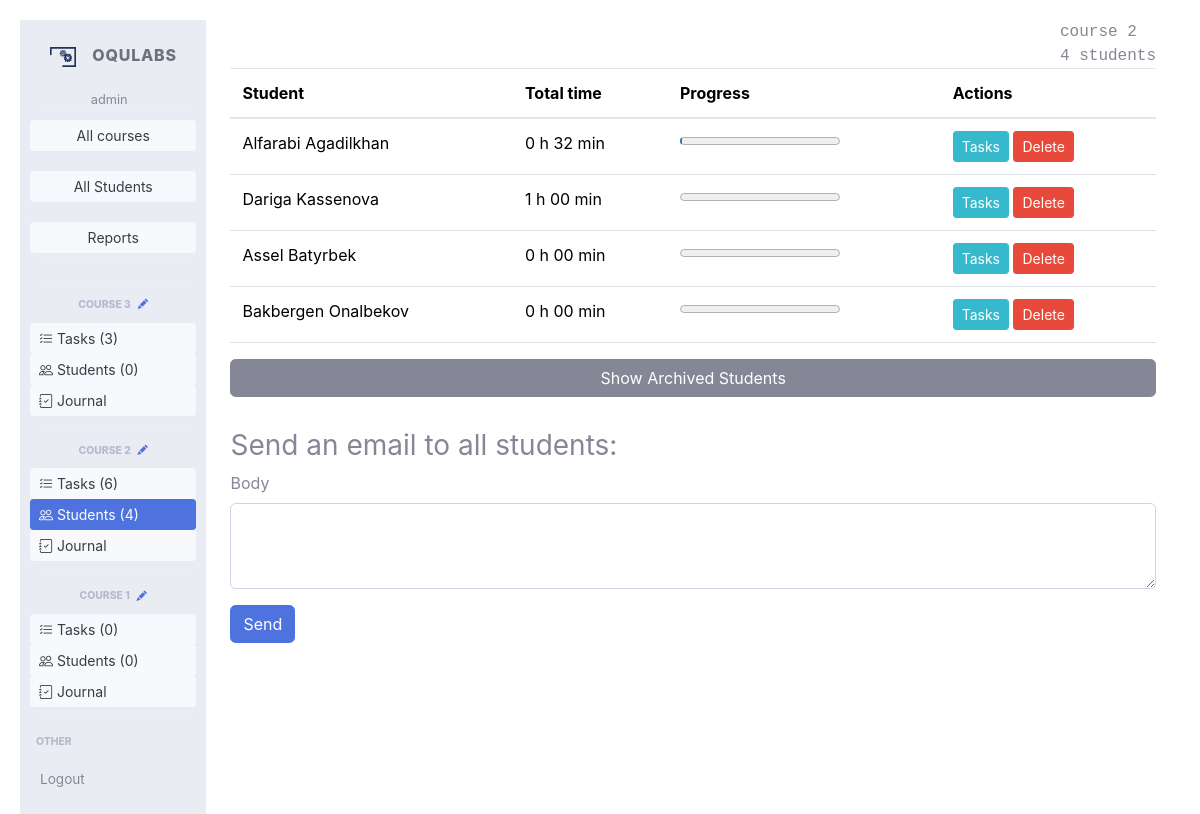
Page /courses_teacher/2 (signed in) on the committed database.
### app/models.py (models this page shows, shortened)
class Course(models.Model):
    teacher = models.ForeignKey('auth.User', on_delete=models.DO_NOTHING, null=True, blank=True)
    name = models.CharField(max_length=100)
    description = models.TextField(blank=True)
    max_screenshots_per_user = models.PositiveIntegerField(default=60*15)  # 15 hours, 180 MB
    screenshot_interval_minutes = models.PositiveIntegerField(default=1)
    enrollment_code = models.CharField(max_length=30, unique=True, blank=True, null=True)
    deleted = models.BooleanField(default=False)
    color = models.IntegerField(default=0)  # up to 359
    department = models.ForeignKey(Department, on_delete=models.DO_NOTHING, null=True, blank=True)
    def permissions(self, user: User, expire=60 * 5) -> Permission:
        now = datetime.now()
        key = f"{self.id}-{user.id}"
        if key in cached_permissions:
            permission, time = cached_permissions[f"{self.id}-{user.id}"]
            if (now - time).seconds < expire:
                return permission
    def tasks_number(self):
        return self.task_set.count()
    def enrolled_students(self):
        return self.enrollment_set.filter(deleted=False).count()
    class Meta:
        ordering = ['-id']

class Enrollment(models.Model):
    student = models.ForeignKey('auth.User', on_delete=models.CASCADE)
    course = models.ForeignKey(Course, on_delete=models.CASCADE)
    total_minutes = models.PositiveIntegerField(default=0)
    total_ban_minutes = models.PositiveIntegerField(default=0)
    folder_prefix = models.CharField(max_length=100, blank=True, null=True)
    deleted = models.BooleanField(default=False)
    def total_minutes_func(self, tasks=None):
        enrollment_tasks = EnrollmentTask.objects.filter(enrollment=self)
        if tasks is not None:
            enrollment_tasks = enrollment_tasks.filter(task__in=tasks)
        return enrollment_tasks.aggregate(
            total_minutes=Sum('minutes')
        )['total_minutes'] or 0
    def total_time(self):
        total_minutes = self.total_minutes_func()  # - self.total_ban_minutes
        return f"{total_minutes // 60} h {total_minutes % 60:02d} min"
    def progress_num(self):
        if self.total_minutes == 0:
            return 0
        worked_minutes = self.total_minutes - self.total_ban_minutes
        required_minutes = sum([task.minimum_minutes for task in self.course.task_set.all()])
        if required_minutes == 0:
            return 0
        progress = worked_minutes / required_minutes
        progress = max(0, min(1, progress)) * 100
        return int(progress)

class Task(models.Model):
    course = models.ForeignKey(Course, on_delete=models.CASCADE)
    name = models.CharField(max_length=100)
    text = models.TextField()
    minimum_minutes = models.PositiveIntegerField(default=0)
    order = models.PositiveIntegerField(default=0)
    allow_finish_earlier = models.BooleanField(default=False)  # TODO: add to UI
    require_attachments = models.BooleanField(default=False)  # TODO: add to UI
    task_type = models.ForeignKey(TaskType, on_delete=models.DO_NOTHING, null=True, blank=True)
    copy_of = models.ForeignKey('self', on_delete=models.CASCADE, null=True, blank=True)
    available_from = models.DateTimeField(blank=True, null=True)
    available_to = models.DateTimeField(blank=True, null=True)
    deleted = models.BooleanField(default=False)
    ai_screenshots_count = models.PositiveIntegerField(default=10)
    class Meta:
        ordering = ['order']

### app/courses_view.py (the view)
# urls.py: path('courses_teacher/<int:course_id>', courses_view.course_teacher_view, name='course_teacher_view'),
def course_teacher_view(request, course_id):
    if request.user.is_anonymous:
        return redirect('/login')
    if not request.user.is_staff:
        return redirect('/courses_student')
    course = Course.objects.get(id=course_id)
    if not course.permissions(user=request.user).read:
        return redirect("/")
    enrollments = Enrollment.objects.filter(course=course)
    return render(request, "enrollments_teacher.html", {
        'course': course,
        'enrollments': enrollments,
        'courses': Course.objects.filter(teacher=request.user).filter(deleted=False),
        'page': 'enrollments',
    })

### templates/enrollments_teacher.html (shortened to what this page needs)
{% extends "main.html" %}
{% block content %}
<div style="display: flex; flex-direction: column">
    <div class="top-right">
        <p>{{ course.name }} </p>
        <p>{{ course.enrolled_students }} students</p>
    </div>
    <table class="table table-hover">
        <thead>
        <tr>
            <th scope="col">Student</th>
            <th scope="col">Total time</th>
            <th scope="col">Progress</th>
            <th scope="col">Actions</th>
        </tr>
        </thead>
        {% for enrollment in enrollments %}
            {% if not enrollment.deleted %}
                <tr>
                    <td>{{ enrollment.student.first_name }} {{ enrollment.student.last_name }}</td>
                    <td>
                        {{ enrollment.total_time }}
                        <br>
                    </td>
                    <td>
                        <progress value="{{ enrollment.progress_num }}" max="100"></progress>
                    </td>
                    <td>
                        <a href="/enrollments/{{ enrollment.id }}" class="btn btn-sm btn-info">Tasks</a>
                        <button onclick="delete_enrollment({{ enrollment.id }}, '{{ enrollment.student.first_name }} {{ enrollment.student.last_name }}')"
                                class="btn btn-sm btn-danger">Delete</button>
                    </td>
                </tr>
            {% endif %}
        {% empty %}
            <div style="margin-top: 2em; background-color: whitesmoke; text-align: center; width: auto">
                No students enrolled to the course. Use this code to invite the student: {{ course.enrollment_code }}
            </div>
        {% endfor %}
    </table>
    <button class="btn btn-secondary" onclick="toggleArchivedStudents()">Show Archived Students</button>
    <div style="margin-top: 2em">
        <h3>Send an email to all students:</h3>
        <div class="form-group">
            <label for="email_body">Body</label>
            <textarea class="form-control" id="email_body" name="email_body" rows="3"></textarea>
        </div>
        <button type="button" class="btn btn-primary" onclick="send_emails();">Send</button>
    </div>
</div>
{% endblock %}

### templates/sidebar.html (shortened to what this page needs)
<ul class="navbar-nav bg-gray-200 sidebar sidebar-light accordion" id="accordionSidebar"
    style="overflow-x: hidden; height: 100vh">
    <a class="sidebar-brand d-flex align-items-center justify-content-center" href="/">
        <div class="sidebar-brand-icon">
            <img src="/static/casting.svg" style="max-height: 20px; margin-left: 1em">
        </div>
        <div class="sidebar-brand-text mx-3">OquLabs</div>
    </a>
    <div class="nav-item dropdown no-arrow" style="display: flex; flex-direction: column; width: 100%">
        <span class="mr-2 d-none d-lg-inline text-gray-600 small"
              style="text-align: center">{{ user.username }}</span>
    </div>
    <hr class="sidebar-divider my-0">
        <div style="
            display: flex;
            flex-direction: column;
            align-items: center;
            padding: 10px;
        ">
        <a class="btn btn-sm
        {% if page == "all_courses" %}
        btn-primary
        {% else %}
        btn-light
        {% endif %}
        "
           style="width: 100%"
           href="/courses_teacher">
            <span>All courses</span>
        </a>
        </div>
        <div style="
            display: flex;
            flex-direction: column;
            align-items: center;
            padding: 10px;
        ">
            <a class="btn btn-sm
            {% if page == 'all_students' %}
            btn-primary
            {% else %}
            btn-light
            {% endif %}
            "
            style="width: 100%"
            href="/all_students">
                <span>All Students</span>
            </a>
        </div>
        <div style="
            display: flex;
            flex-direction: column;
            align-items: center;
            padding: 10px;
        ">
        <a class="btn btn-sm
        {% if page == 'reports' %}
        btn-primary
        {% else %}
        btn-light
        {% endif %}
        "
           style="width: 100%"
           href="/reports">
            <span>Reports</span>
        </a>
        </div>
    <hr class="sidebar-divider">
    {% for course1 in courses %}
        <hr class="sidebar-divider">
        <div class="sidebar-heading" id="menu_{{ course1.id }}" style="text-align: center">
            {{ course1.name | slice:":25" }} <a href="/courses_teacher/edit/{{ course1.id }}"
               style="width: 100%">&nbsp;&nbsp;<i class="bi bi-pencil-fill"></i> </a>
        </div>
        <div style="display: flex; flex-direction: column; align-items: center; padding: 10px;">
            <a href="/courses_teacher/{{ course1.id }}/tasks" class="btn btn-sm
            {% if course1.id == course.id and page == 'tasks' %}
            btn-primary
            {% else %}
            btn-light
            {% endif %}
            "
               style="width: 100%; text-align: left"><i class="bi bi-list-check"></i> Tasks
                ({{ course1.tasks_number }})
            </a>
            <a href="/courses_teacher/{{ course1.id }}" class="btn btn-sm
            {% if course1.id == course.id and page == 'enrollments' %}
            btn-primary
            {% else %}
            btn-light
            {% endif %}
                "
               style="width: 100%; text-align: left"><i class="bi bi-people"></i> Students
                ({{ course1.enrolled_students }})</a>
            <a href="/courses_teacher/{{ course1.id }}/journal" class="btn btn-sm
            {% if course1.id == course.id and page == 'journal' %}
            btn-primary
            {% else %}
            btn-light
            {% endif %}
            "
               style="width: 100%; text-align: left"><i class="bi bi-journal-check"></i> Journal
            </a>
        </div>
    {% endfor %}
    <hr class="sidebar-divider">
    <div class="sidebar-heading">
        Other
    </div>
    <li class="nav-item">
        <a class="nav-link " href="/logout">
            <span>Logout</span></a>
    </li>
</ul>

### app/static/index3.css (style rules this page uses)
body { background-color: #f8f9fa; padding: 20px; }
.top-right { margin-left: auto; font-family: monospace; }
.top-right p { margin: 0; }

### rows in the picture
Course: name "COURSE 3", tasks_number "3", enrolled_students "0"
Course: name "COURSE 2", tasks_number "6", enrolled_students "4", name "course 2"
Course: name "COURSE 1", tasks_number "0", enrolled_students "0"
Enrollment: student.first_name "Alfarabi", student.last_name "Agadilkhan", total_time "0 h 32 min", total_minutes 4 (drawn)
Enrollment: student.first_name "Dariga", student.last_name "Kassenova", total_time "1 h 00 min", total_minutes 0 (drawn)
Enrollment: student.first_name "Assel", student.last_name "Batyrbek", total_time "0 h 00 min", total_minutes 0 (drawn)
Enrollment: student.first_name "Bakbergen", student.last_name "Onalbekov", total_time "0 h 00 min", total_minutes 0 (drawn)

### other values in the picture
{{ user.username }} "admin"
